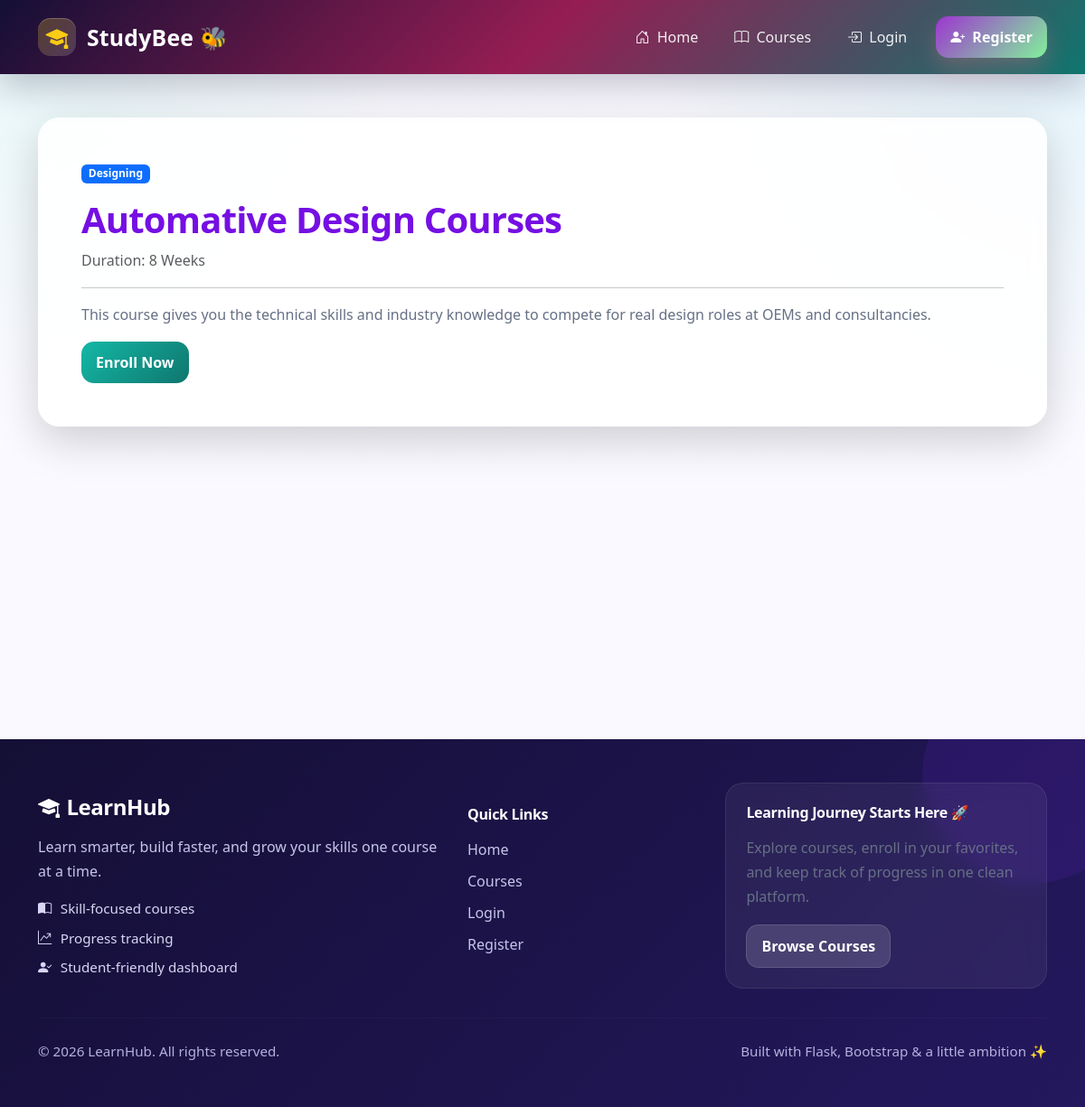
Screenshot of /courses/details/2 with the database file from the repository.
### tables this page shows
CREATE TABLE courses(
    course_id INTEGER PRIMARY KEY AUTOINCREMENT,
    course_name TEXT NOT NULL,
    category TEXT NOT NULL,
    duration TEXT NOT NULL,
    description TEXT NOT NULL,
    image TEXT
);

### app/courses/routes.py (the view, shortened to what this page needs)
@courses_bp.route("/details/<int:course_id>")
def course_details(course_id):
    conn = get_db()
    course = conn.execute(
        """
        SELECT *
        FROM courses
        WHERE course_id = ?
        """,
        (course_id,)
    ).fetchone()
    if course is None:
        conn.close()
        flash("Course not found")
        return redirect(url_for("courses.courses"))
    enrolled = False
    conn.close()
    return render_template(
        "courses/course_details.html",
        course=course,
        enrolled=enrolled
    )

### app/models/database.py (called while the page is built)
def get_db():
    conn = sqlite3.connect(current_app.config["DATABASE"])
    conn.row_factory = sqlite3.Row
    return conn

### app/templates/courses/course_details.html (shortened to what this page needs)
{% extends "base.html" %}
{% block content %}
<div class="container mt-5">
    <div class="card shadow-lg border-0">
        <div class="card-body p-5">
            <span class="badge bg-primary mb-3">
                {{ course.category }}
            </span>
            <h1>
                {{ course.course_name }}
            </h1>
            <p class="text-muted">
                Duration:
                {{ course.duration }}
            </p>
            <hr>
            <p>
                {{ course.description }}
            </p>
                {% if enrolled %}
                    <button
                        class="btn btn-secondary"
                        disabled>
                        Already Enrolled
                    </button>
                    {% else %}
                    <a href="{{ url_for(
                        'courses.enroll',
                        course_id=course.course_id
                    ) }}"
                    class="btn btn-success">
                        Enroll Now
                    </a>
                    {% endif %}
        </div>
    </div>
</div>
{% endblock %}

### app/static/css/style.css (style rules this page uses)
:root { --bg-main: #f8f7ff; --bg-soft: #f4f2ff; --bg-white: #ffffff; --text-main: #750fe3; --text-muted: #667085; --primary: #6d28d9; --primary-dark: #d10ec7; --secondary: #06b6d4; --accent: #9d36cf; --accent-orange: #81f19b; --nav-start: #140f35; --nav-mid: #951d53; --nav-end: #0f766e; --success: #14b8a6; --warning: #f97316; --danger: #e11d48; --card-bg: rgba(255, 255, 255, 0.88); --border-soft: rgba(109, 40, 217, 0.10); --shadow-soft: 0 10px 30px rgba(76, 29, 149, 0.10); --shadow-hover: 0 18px 45px rgb(161 12 149 / 0.16); --shadow-hero: 0 28px 70px rgba(30, 27, 75, 0.24); --radius-xl: 24px; --radius-lg: 18px; --radius-md: 14px; }
html { scroll-behavior: smooth; }
body { background: radial-gradient(circle at top left, rgb(40 217 185 / 0.1), transparent 26%), radial-gradient(circle at top right, rgba(6, 182, 212, 0.10), transparent 28%), linear-gradient(180deg, #fcfbff 0%, var(--bg-main) 100%); color: var(--text-main); font-family: 'Segoe UI', sans-serif; min-height: 100vh; }
h1, h2, h3, h4, h5, h6 { color: var(--text-main); font-weight: 800; letter-spacing: -0.02em; }
p { color: var(--text-muted); line-height: 1.7; }
a { text-decoration: none; }
.card, .dashboard-card, .profile-card { background: var(--card-bg); border: 1px solid var(--border-soft); border-radius: var(--radius-xl); transition: all 0.35s ease; box-shadow: var(--shadow-soft); backdrop-filter: blur(10px); }
.card-body { padding: 1.5rem; }
.btn { border-radius: 14px; font-weight: 700; padding: 0.7rem 1rem; transition: all 0.3s ease; }
.btn-success { background: linear-gradient(135deg, #14b8a6, #0f766e); border: none; color: #fff; }

### rows the page displays
courses: category "Designing", course_name "Automative Design Courses", duration "8 Weeks", description "This course gives you the technical skills and industry knowledge to compete for real design roles at OEMs and consultancies."
